Frame 1 (no input): blank canvas, image omitted
Frame 60 (the mouse pressed at the canvas centre just before this capture): blank canvas, image omitted
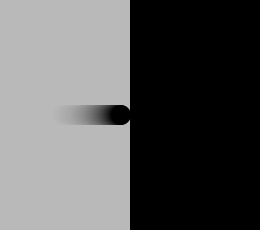
Frame 120 (the mouse held since frame 60 and released just before this capture)

The Processing sketch whose frames 1 and 60 were blank and that drew this single picture after the mouse press (run headless with seeded random() and noise(); from frame 60 on, the mouse is pressed at the canvas centre):

// Processing sketch: processing_78170
// ── processing_78170.pde

//VariablenTyp Name (=) Wert
int xPos = 1;
float kommaZahl = 0.4;


String textAbschnitt = "Creative Coding 2012";

float r = 0;
float g = 0;
float b = 0;

void setup() {
  size(260, 230);

 noStroke();
 
}

void draw(){
  //background(200);
  fill(200, 10);
  //fill = schweif
  rect(0,0,width, height);
  //rect=kasten
  
  xPos = xPos + 1;
  
  if(xPos > width){
    xPos = 0;
   r = random(200,255);
   g = random(200,255);
   b = random(200,255);
   //bestimmung der farben plus grenzbereich
  }
  fill(r,g,b);
  ellipse(xPos, height/2, 20, 20);
  //ellipse ist der kreis welcher sich bewegt
 
  println(xPos);
  
  fill(0);
  rect(mouseX, 0, width, height);
  //große schwarze fläche zum ziehen 
  
  
}
